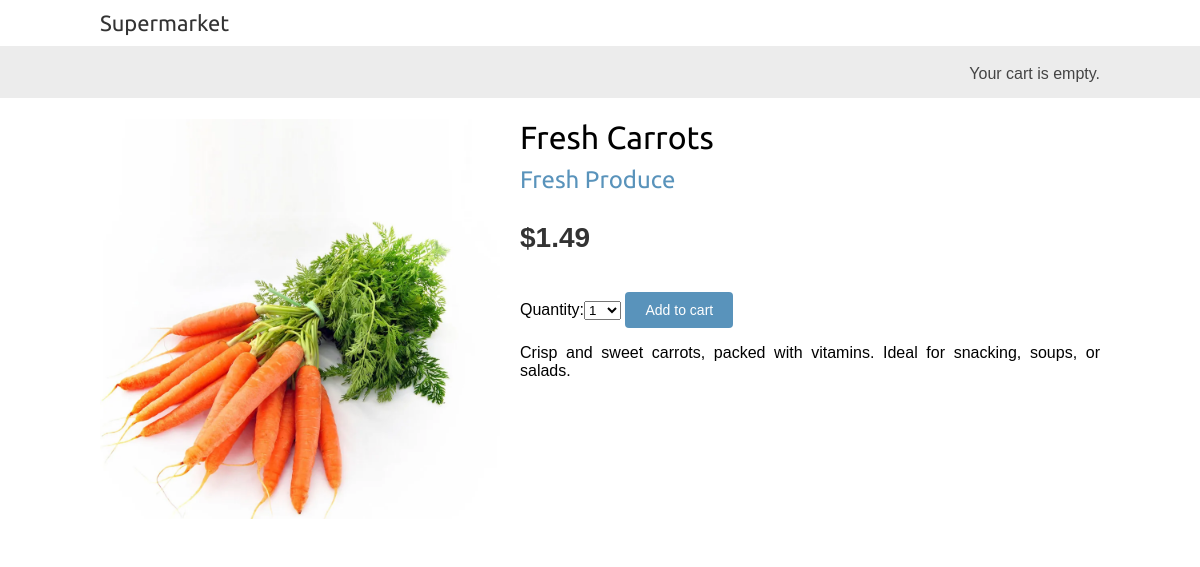
The app's page /4/Fresh_Carrots/ with its own data.
### myShop/models.py (models this page shows, shortened)
class Product(models.Model):
    category = models.ForeignKey(Category,
                                 related_name='products',
                                 on_delete=models.CASCADE)
    name = models.CharField(max_length=200)
    slug = models.SlugField(max_length=200)
    image = models.ImageField(upload_to='products/%Y/%m/%d',
                              blank=True)
    description = models.TextField(blank=True)
    price = models.DecimalField(max_digits=10,
                                decimal_places=2)
    available = models.BooleanField(default=True)
    created = models.DateTimeField(auto_now_add=True)
    updated = models.DateTimeField(auto_now=True)
    hidden = models.BooleanField(default=False)
    class Meta:
        ordering = ['name']
        indexes = [
            models.Index(fields=['id', 'slug']),
            models.Index(fields=['name']),
            models.Index(fields=['-created']),
        ]

class Category(models.Model):
    name = models.CharField(max_length=200)
    slug = models.SlugField(max_length=200,
                            unique=True)
    class Meta:
        ordering = ['name']
        indexes = [
            models.Index(fields=['name']),
        ]
        verbose_name = 'category'
        verbose_name_plural = 'categories'
    def __str__(self):
        return self.name
    def get_absolute_url(self):
        return reverse('shop:product_list_by_category',
                       args=[self.slug])

### myShop/views.py (the view)
# urls.py: path('<int:id>/<slug:slug>/', views.product_detail,
def product_detail(request, id, slug):
    product = get_object_or_404(Product,
                                id=id,
                                slug=slug,
                                available=True)
    cart_product_form = CartAddProductForm()
    return render(request,
                  'shop/product/detail.html',
                  {'product': product,
                   'cart_product_form': cart_product_form})

### cart/forms.py
class CartAddProductForm(forms.Form):
    quantity = forms.TypedChoiceField(
        choices=PRODUCT_QUANTITY_CHOICES,
        coerce=int)
    override = forms.BooleanField(required=False,
                                  initial=False,
                                  widget=forms.HiddenInput)

### cart/cart.py (called while the page is built)
    def __len__(self):
        return sum(item['quantity'] for item in self.cart.values())

### cart/context_processors.py (called while the page is built)
def cart(request):
    return {'cart': Cart(request)}

### templates/shop/product/detail.html (shortened to what this page needs)
{% extends "shop/base.html" %}
{% load static %}
{% block content %}
    <div class="product-detail">
        <div class="img-container"><img src="{% if product.image %}{{ product.image.url }}{% else %}{% static 'img/no_image.png' %}{% endif %}"></div>
        <h1>{{ product.name }}</h1>
        <h2>
            <a href="{{ product.category.get_absolute_url }}">
                {{ product.category }}
            </a>
        </h2>
        <p class="price">${{ product.price }}</p>
        <form action="{% url 'cart:cart_add' product.id %}" method="post">
            {{ cart_product_form }}
            <input type="submit" value="Add to cart">
        </form>
        {{ product.description|linebreaks }}
    </div>
{% endblock %}

### static/css/base.css (style rules this page uses)
body { margin:0; padding:0; font-family:helvetica, sans-serif; }
h1, h2, h3, h4, h5 , h6 { font-family: 'Ubuntu', sans-serif; font-weight:normal; }
a { text-decoration:none; color:#5993bb; }
a.button, input[type="submit"] { color:#fff; background:#5993bb; border-radius:4px; padding:10px 20px; font-size:14px; border:0; }
.product-detail { text-align:justify; }
.product-detail .price { color:#333; font-size:28px; font-weight:bold; }
.product-detail img { width:40%; float:left; padding:0 20px 20px 0; }
.product-detail h1 { margin-bottom:0; }
.product-detail h2 { margin-top:10px; }
button, input[type="submit"] { color:#fff; background:#5993bb; border-radius:4px; padding:10px 20px; font-size:14px; border:0; margin-top:10px; }

### records on screen
Product: image (picture), name "Fresh Carrots", category "Fresh Produce", price "1.49", description "Crisp and sweet carrots, packed with vitamins. Ideal for snacking, soups, or salads."
